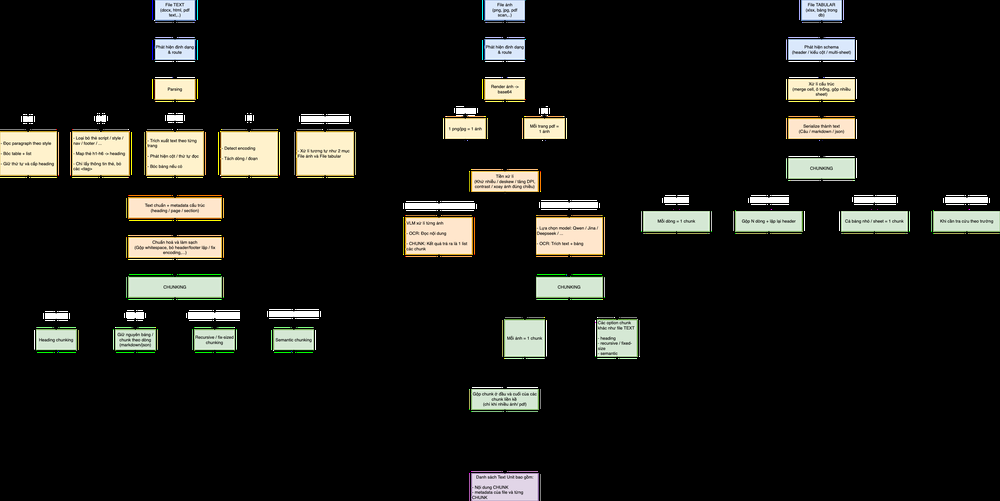
#> input picture Parser&Chunking.drawio.png, 1000 x 501 px, shrunk from 3031 x 1519 before the run
$ python -i table_grid.py   (imports and definitions only)
#> lines starting #> are read from the running program, lines starting #| are printed output that depends on the picture; after the words box and inside, x2 and y2 are one past the last pixel; in counts of white or black regions, pixels touching at a corner belong together
"""Detect bordered tables and their cell grid (geometry only, no OCR)."""

from __future__ import annotations

from dataclasses import dataclass

import cv2
import numpy as np

HV_SCALE = 40  # line kernel = image_dim // HV_SCALE
MIN_TABLE_AREA = 0.02  # bảng tối thiểu so với diện tích trang
MIN_CELL_AREA = 100  # px, lọc ô nhiễu
LINE_FRAC = 0.5  # ngưỡng nhận đường (so với line dài nhất cùng trục)


@dataclass
class Cell:
    r0: int
    c0: int
    r1: int
    c1: int
    box: tuple  # (x, y, w, h) trên ảnh gốc


@dataclass
class Table:
    box: tuple  # (x, y, w, h)
    n_rows: int
    n_cols: int
    cells: list[Cell]


def _lines(bw: np.ndarray, ksize: tuple) -> np.ndarray:
    k = cv2.getStructuringElement(cv2.MORPH_RECT, ksize)
    return cv2.morphologyEx(bw, cv2.MORPH_OPEN, k)


def _positions(mask: np.ndarray, axis: int) -> list[int]:
    """Tọa độ tâm các đường (cụm chỉ số mật độ cao theo trục)."""
    proj = mask.sum(axis=axis)
    if proj.max() == 0:
        return []
    hits = proj > proj.max() * LINE_FRAC
    pos, i, n = [], 0, len(hits)
    while i < n:
        if hits[i]:
            j = i
            while j < n and hits[j]:
                j += 1
            pos.append((i + j - 1) // 2)
            i = j
        else:
            i += 1
    return pos


def _nearest(positions: list[int], v: int) -> int:
    return min(range(len(positions)), key=lambda i: abs(positions[i] - v))


def _cells(
    gd: np.ndarray, ys: list[int], xs: list[int], ox: int, oy: int
) -> list[Cell]:
    inv = cv2.bitwise_not(gd)
    n, _, stats, _ = cv2.connectedComponentsWithStats(inv, 8)
    H, W = gd.shape
    out = []
    for i in range(1, n):
        x, y, w, h, area = stats[i]
        if area < MIN_CELL_AREA or area < 0.5 * w * h:  # nhiễu / viền (không đặc)
            continue
        if w >= 0.98 * W and h >= 0.98 * H:  # cả vùng bảng
            continue
        r0, r1 = _nearest(ys, y), _nearest(ys, y + h)
        c0, c1 = _nearest(xs, x), _nearest(xs, x + w)
        if r1 > r0 and c1 > c0:
            out.append(Cell(r0, c0, r1, c1, (x + ox, y + oy, w, h)))
    return out


def detect_tables(img: np.ndarray) -> list[Table]:
    gray = img if img.ndim == 2 else cv2.cvtColor(img, cv2.COLOR_RGB2GRAY)
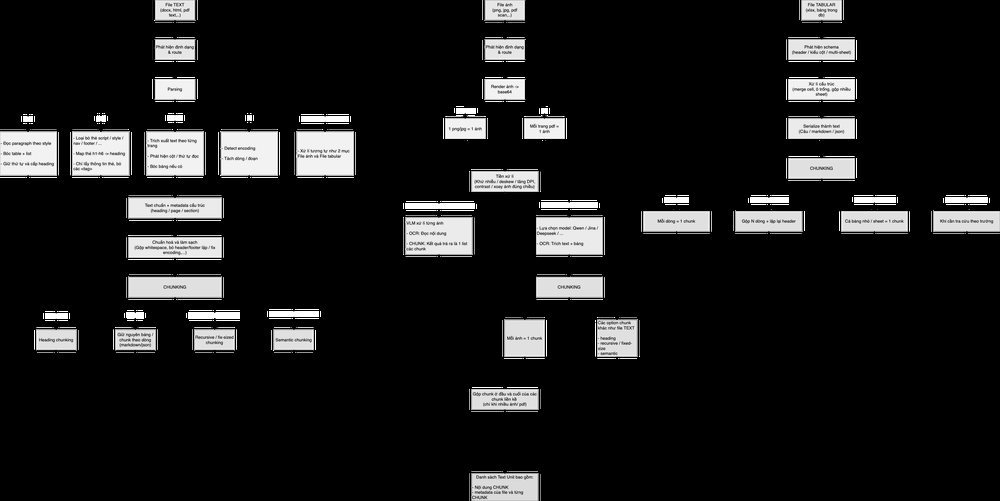
#> gray: shape (501, 1000); min 0, max 255, mean 28
    bw = cv2.threshold(gray, 0, 255, cv2.THRESH_BINARY_INV + cv2.THRESH_OTSU)[1]
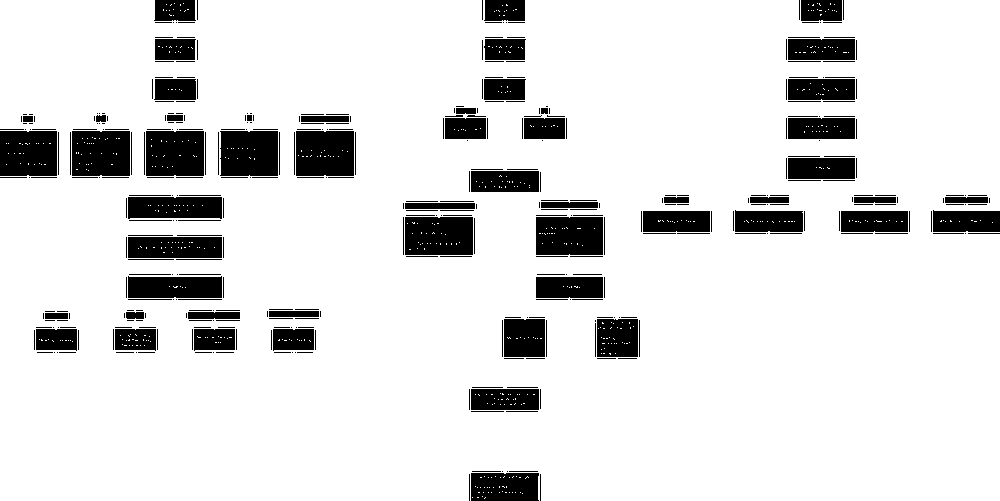
#> bw: shape (501, 1000); 87.2% white; 397 black regions (179 under 20 px), largest, box (x1, y1, x2, y2) and area: (296, 131, 354, 176) 2583, (146, 131, 204, 176) 2582, (72, 131, 130, 176) 2569
    H, W = bw.shape
#> H = 501; W = 1000
    horiz = _lines(bw, (max(W // HV_SCALE, 1), 1))
#> in _lines, `return cv2.morphologyEx(bw, cv2.MORPH_OPEN, k)`:
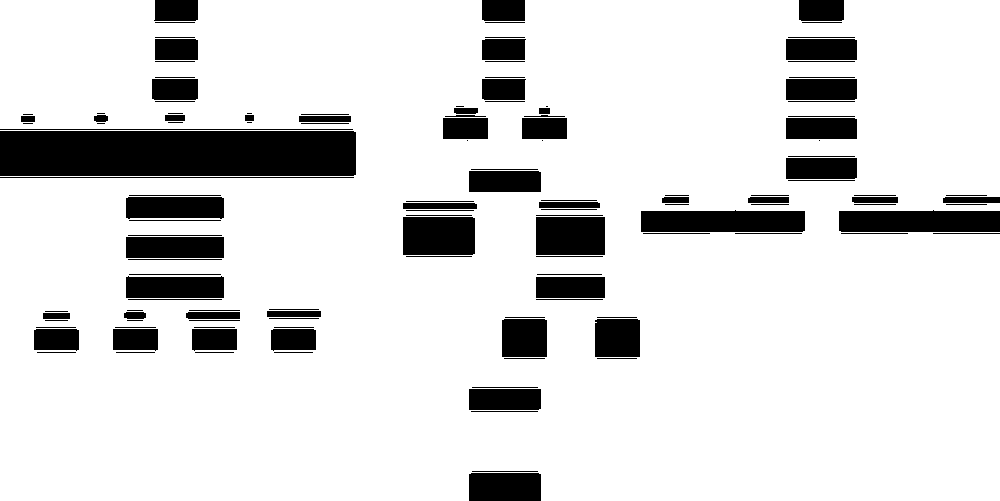
#> returned value: shape (501, 1000); 85.9% white; 137 black regions (15 under 20 px), largest, box (x1, y1, x2, y2) and area: (0, 131, 356, 176) 16016, (641, 210, 805, 232) 3443, (839, 210, 1000, 232) 3380
    vert = _lines(bw, (1, max(H // HV_SCALE, 1)))
#> call 2 of _lines, with ksize = (1, 12)
#> in _lines (call 2), `return cv2.morphologyEx(bw, cv2.MORPH_OPEN, k)`:
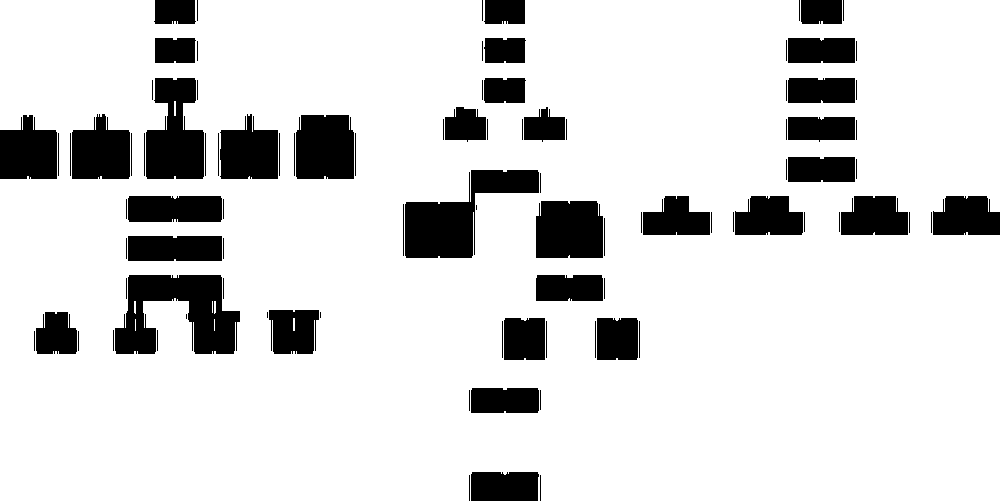
#> returned value: shape (501, 1000); 85.3% white; 96 black regions (4 under 20 px), largest, box (x1, y1, x2, y2) and area: (115, 275, 240, 354) 6112, (405, 170, 539, 258) 5477, (146, 78, 204, 179) 4259
    grid = cv2.bitwise_or(horiz, vert)
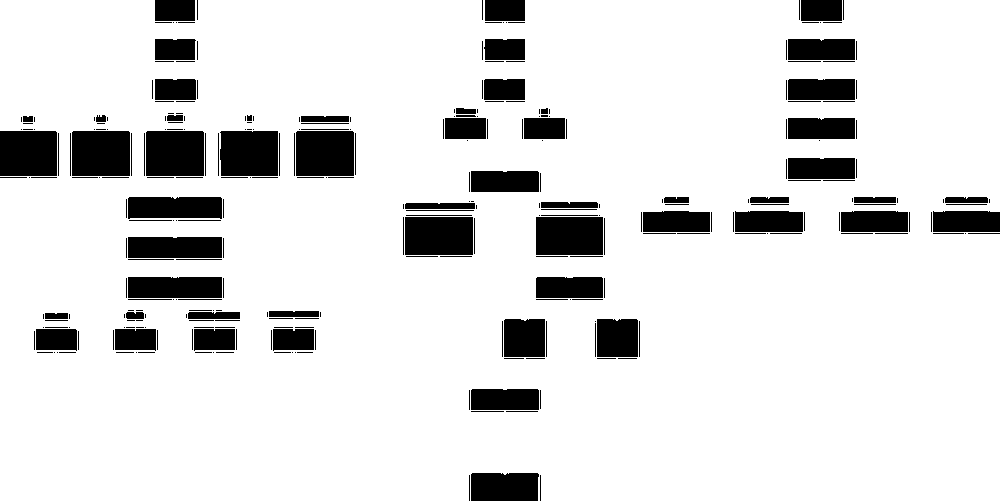
#> grid: shape (501, 1000); 87.4% white; 303 black regions (142 under 20 px)

    tables = []
    cnts = cv2.findContours(grid, cv2.RETR_EXTERNAL, cv2.CHAIN_APPROX_SIMPLE)[0]
#> cnts = 1 contour; box (x1, y1, x2, y2) and area: (0, 0, 1000, 501) 490556
    for c in cnts:
        x, y, w, h = cv2.boundingRect(c)
        if w * h < MIN_TABLE_AREA * H * W:
            continue
        ys = _positions(horiz[y : y + h, x : x + w], axis=1)
        xs = _positions(vert[y : y + h, x : x + w], axis=0)
        if len(ys) < 3 or len(xs) < 3:  # cần >=2 hàng & >=2 cột
            continue
        cells = _cells(grid[y : y + h, x : x + w], ys, xs, x, y)
        if cells:
            tables.append(Table((x, y, w, h), len(ys) - 1, len(xs) - 1, cells))
#> this loop made 1 pass
#> (x, y, w, h, ys, xs) on pass 1: (0, 0, 1000, 501, [64, 130, 176, 216, 218, 360], [96, 597])
#> after the loop, tables = []
    return sorted(tables, key=lambda t: t.box[1])

>>> import cv2
>>> picture = cv2.cvtColor(cv2.imread('../../Parser&Chunking.drawio.png'), cv2.COLOR_BGR2RGB)
>>> result = detect_tables(picture)
#> result = []
